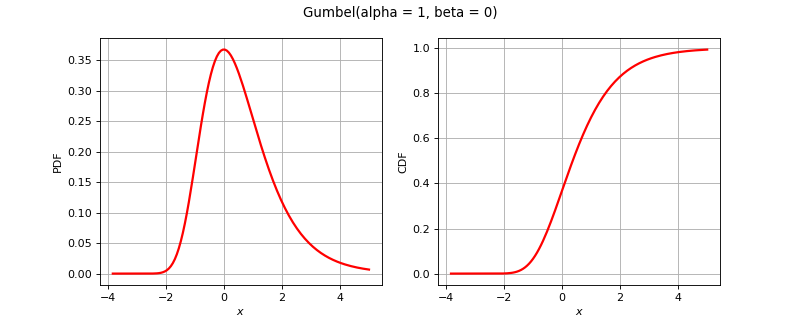

Here is the Python script that generated this plot:
import openturns as ot
from matplotlib import pyplot as plt
from openturns.viewer import View
if (ot.Gumbel().__class__.__name__=='ComposedDistribution'):
    correlation = ot.CorrelationMatrix(2)
    correlation[1, 0] = 0.25
    aCopula = ot.NormalCopula(correlation)
    marginals = [ot.Normal(1.0, 2.0), ot.Normal(2.0, 3.0)]
    distribution = ot.ComposedDistribution(marginals, aCopula)
elif (ot.Gumbel().__class__.__name__=='CumulativeDistributionNetwork'):
    distribution = ot.CumulativeDistributionNetwork([ot.Normal(2),ot.Dirichlet([0.5, 1.0, 1.5])], ot.BipartiteGraph([[0,1], [0,1]]))
else:
    distribution = ot.Gumbel()
dimension = distribution.getDimension()
if dimension <= 2:
    if distribution.getDimension() == 1:
        distribution.setDescription(['$x$'])
        pdf_graph = distribution.drawPDF()
        cdf_graph = distribution.drawCDF()
        fig = plt.figure(figsize=(10, 4))
        plt.suptitle(str(distribution))
        pdf_axis = fig.add_subplot(121)
        cdf_axis = fig.add_subplot(122)
        View(pdf_graph, figure=fig, axes=[pdf_axis], add_legend=False)
        View(cdf_graph, figure=fig, axes=[cdf_axis], add_legend=False)
    else:
        distribution.setDescription(['$x_1$', '$x_2$'])
        pdf_graph = distribution.drawPDF()
        fig = plt.figure(figsize=(10, 5))
        plt.suptitle(str(distribution))
        pdf_axis = fig.add_subplot(111)
        View(pdf_graph, figure=fig, axes=[pdf_axis], add_legend=False)
